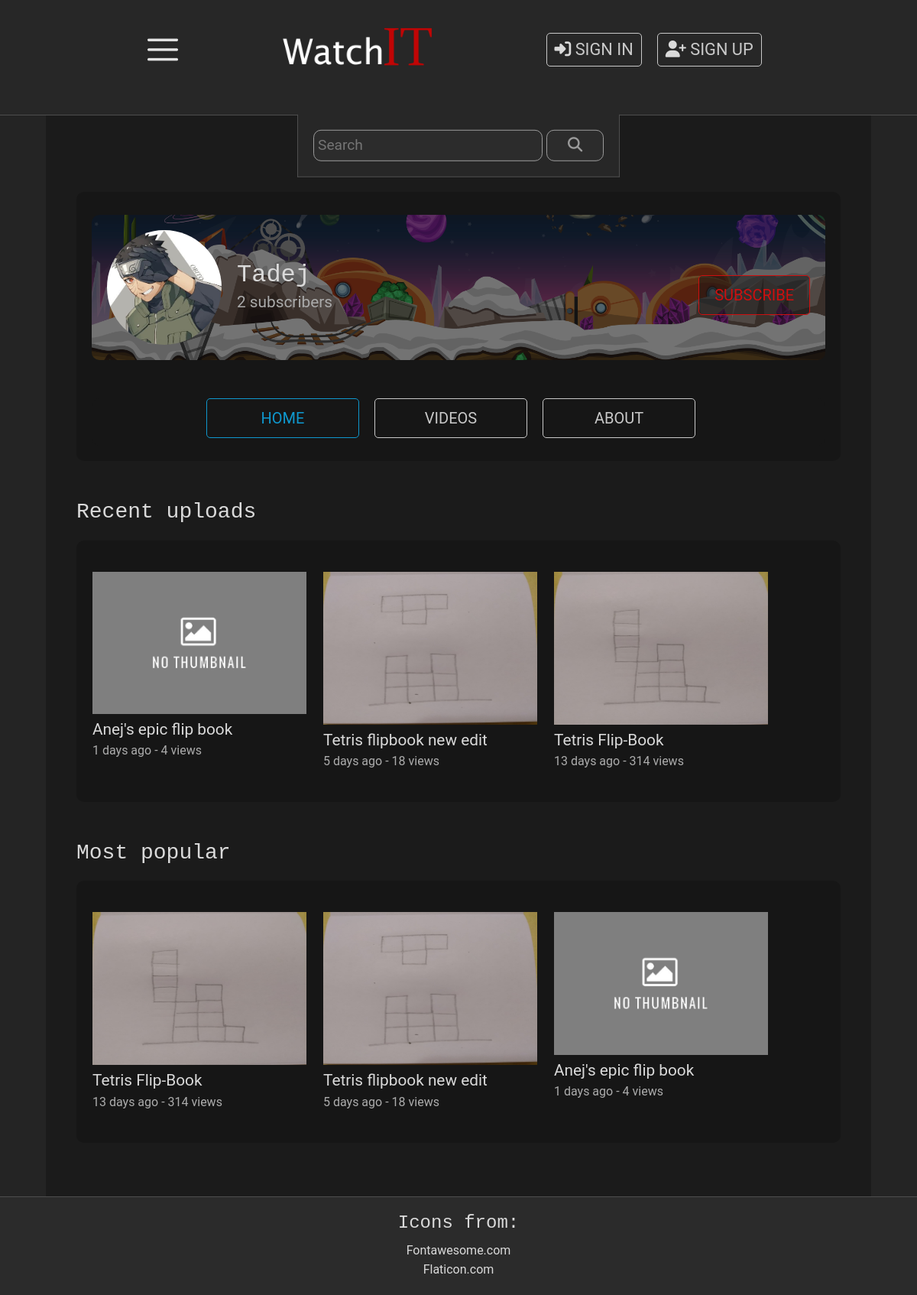
/channel.php?id=2, run on the app's committed database.
### tables this page shows
CREATE TABLE `users` (
  `id` int(11) NOT NULL,
  `username` varchar(100) NOT NULL,
  `password` varchar(255) NOT NULL,
  `email` varchar(255) NOT NULL,
  `profile_picture_url` varchar(255) DEFAULT NULL,
  `creation_date` timestamp NOT NULL DEFAULT current_timestamp()
);

CREATE TABLE `videos` (
  `id` int(11) NOT NULL,
  `video_url` char(255) NOT NULL,
  `thumbnail` varchar(255) NOT NULL,
  `title` varchar(100) NOT NULL,
  `upload_date` timestamp NOT NULL DEFAULT current_timestamp(),
  `description` text DEFAULT NULL,
  `views` int(11) NOT NULL DEFAULT 0,
  `listed` int(1) NOT NULL DEFAULT 0,
  `channel_id` int(11) NOT NULL
);

### select_channel.php (called while the page is built, shortened)
<?php
    $userID = $_GET['id'];
    $sql = "SELECT * FROM users WHERE id=?";
    $stmt = $pdo->prepare($sql);
    $stmt->execute([$userID]);
    $channeluser = $stmt->fetch();
?>

### functions.php (called while the page is built, shortened)
<?php
    function getTimeDifference($time) {
        $time = strtotime($time);
        $timeNow = time();
        $difference = $timeNow - $time;
        if ($difference < 60) {
            $output = $difference . " seconds ago";
        }
        else if ($difference < (60 * 60)) {
            $output = (int)($difference / 60) . " minutes ago";
        }
        else if ($difference < (60 * 60 * 24)) {
            $output = (int)($difference / 60 / 60) . " hours ago";
        }
        else if ($difference < (60 * 60 * 24 * 30)) {
            $output = (int)($difference / 60 / 60 / 24) . " days ago";
        }
        return $output;
    }
?>

### select_channel_videos_recent.php (the view, shortened to what this page needs)
<?php
    if (isset($_SESSION['userID']) && $_SESSION['userID'] === $channeluser['id']) {
        $yourChannel = true;
        $sql = "SELECT v.*, c.id AS channelID, u.username AS username, u.profile_picture_url AS pfp
        FROM videos v INNER JOIN channels c ON c.id=v.channel_id INNER JOIN users u ON u.id=c.user_id
        WHERE (channel_id = ?)
        ORDER BY upload_date DESC";
        $stmt = $pdo->prepare($sql);
        $stmt->execute([$channeluser['id']]);
    }
    else {
        $sql = "SELECT v.*, c.id AS channelID, u.username AS username, u.profile_picture_url AS pfp
        FROM videos v INNER JOIN channels c ON c.id=v.channel_id INNER JOIN users u ON u.id=c.user_id
        WHERE (listed = ?) AND (channel_id = ?)
        ORDER BY upload_date DESC";
        $stmt = $pdo->prepare($sql);
        $stmt->execute([1, $channeluser['id']]);
    }
    $videos = $stmt->fetchAll();
    foreach ($videos as $video) {
        $uploadedTimeDifference = getTimeDifference($video['upload_date']);
        echo
        "<div class='video-preview'>"
        . "<div class='video-preview-content'>"
            . "<div class='thumbnail-container'>"
                . "<a href='watch.php?id=" . $video['id'] . "'>";
        if (isset($video['thumbnail']) && $video['thumbnail'] != "") {
            echo "<img src='" . $video['thumbnail'] . "'>";
        }
        else {
            echo "<img src='media/images/no-thumbnail.jpg'>";
        }
        echo "</a>"
            ."</div>"
            . "<div class='video-info'>"
                . "<a href='watch.php?id=" . $video['id'] . "'>"
                . $video['title']
                . "</a>"
                . "<p>" . $uploadedTimeDifference . " - " . $video['views'] . " views</p>";
            echo "</div>"
        . "</div>"
        . "</div>";
    }
?>

### channel.php (shortened to what this page needs)
<?php
require 'connection.php';
include 'functions.php';
?>
<!DOCTYPE html>
<html lang="en">
<head>
<?php
    include 'select_channel.php';
?>
    <link rel="stylesheet" href="https://stackpath.bootstrapcdn.com/bootstrap/4.3.1/css/bootstrap.min.css">
    <link rel="stylesheet" href="css/main.css">
    <link rel="stylesheet" href="css/channel.css">
</head>
<body>
    <?php require 'header.php' ?>
    <div class="content">
        <div class="inner-content">
            <div class="top">
                <div class="bar">
                    <div class="channel-details">
                        <table>
                            <tr>
                                <td rowspan="2">
                                    <?php
                                        if (isset($channeluser['profile_picture_url'])) {
                                            echo "<img src='" . $channeluser['profile_picture_url'] . "' class='channel-pfp' alt='pfp'>";
                                        }
                                        else {
                                            echo "<img src='media/images/default-pfp.jpg' class='channel-pfp' alt='pfp'>";
                                        }
                                    ?>
                                </td>
                                <td>
                                    <h2><?php echo $channeluser['username'] ?></h2>
                                    <p class='subs-count'>
                                        <?php include 'select_channel_subscribers.php' ?>
                                    </p>
                                </td>
                            </tr>
                        </table>
                    </div>
                    <div id="sub-container">
                        <?php
                            if (isset($_SESSION['userID'])) {
                                if ($_SESSION['userID'] != $channeluser['id']) {
                                    include 'check_subscription.php';
                                    if ($subbed == true) {
                                        echo "<button class='unsub-button' id='unsub-button'>Subscribed</button>";
                                    }
                                    else {
                                        echo "<button class='sub-button' id='sub-button'>Subscribe</button>";
                                    }
                                }
                                else {
                                    echo "<a href='user.php?id=" . $_SESSION['userID'] . "'><button class='unsub-button'>Customize</button></a>";
                                }
                            }
                            else {
                                echo "<a href='login.php'>"
                                . "<button class='sub-button'>Subscribe</button>"
                                . "</a>";
                            }
                        ?>
                    </div>
                </div>
                <div class="nav">
                    <button class="tabs active" onclick="changeTab(this, 'home')">Home</button>
                    <button class="tabs" onclick="changeTab(this, 'videos')">Videos</button>
                    <button class="tabs" onclick="changeTab(this, 'about')">About</button>
                </div>
            </div>
            <div class="tabcontent" id="home">
                <h3>Recent uploads</h3>
                <div class="video-list-container" id="recent-container">
                    <div class="video-list-horizontal" id="recent-videos">
                        <?php include 'select_channel_videos_recent.php' ?>
                    </div>
                </div>
                <h3>Most popular</h3>
                <div class="video-list-container" id="popular-container">
                    <div class="video-list-horizontal" id="popular-videos">
                        <?php include 'select_channel_videos.php' ?>
                    </div>
                </div>
            </div>
                    <?php include 'select_channel_videos_recent.php' ?>
        </div>
    </div>
    <?php include 'footer.php'; ?>
</body>
</html>

### select_channel_videos.php (shortened to what this page needs)
<?php
    if (isset($_SESSION['userID']) && $_SESSION['userID'] === $channeluser['id']) {
        $yourChannel = true;
        $sql = "SELECT v.*, c.id AS channelID, u.username AS username, u.profile_picture_url AS pfp
        FROM videos v INNER JOIN channels c ON c.id=v.channel_id INNER JOIN users u ON u.id=c.user_id
        WHERE (channel_id = ?)
        ORDER BY views DESC";
        $stmt = $pdo->prepare($sql);
        $stmt->execute([$channeluser['id']]);
    }
    else {
        $sql = "SELECT v.*, c.id AS channelID, u.username AS username, u.profile_picture_url AS pfp
        FROM videos v INNER JOIN channels c ON c.id=v.channel_id INNER JOIN users u ON u.id=c.user_id
        WHERE (listed = ?) AND (channel_id = ?)
        ORDER BY views DESC";
        $stmt = $pdo->prepare($sql);
        $stmt->execute([1, $channeluser['id']]);
    }
    $videos = $stmt->fetchAll();
    foreach ($videos as $video) {
        $uploadedTimeDifference = getTimeDifference($video['upload_date']);
        echo
        "<div class='video-preview'>"
        . "<div class='video-preview-content'>"
            . "<div class='thumbnail-container'>"
                . "<a href='watch.php?id=" . $video['id'] . "'>";
        if (isset($video['thumbnail']) && $video['thumbnail'] != "") {
            echo "<img src='" . $video['thumbnail'] . "'>";
        }
        else {
            echo "<img src='media/images/no-thumbnail.jpg'>";
        }
        echo "</a>"
            ."</div>"
            . "<div class='video-info'>"
                . "<a href='watch.php?id=" . $video['id'] . "'>"
                . $video['title']
                . "</a>"
                . "<p>" . $uploadedTimeDifference . " - " . $video['views'] . " views</p>";
            echo "</div>"
        . "</div>"
        . "</div>";
    }
?>

### css/main.css (style rules this page uses)
* { margin: 0; padding: 0; color: rgb(218, 218, 218); }
body { background: rgb(36, 36, 36); font-family: "Roboto", sans-serif; }
h1, h2, h3, h4 { font-family: "Roboto Slab", monospace; }
.content { min-height: 800px; position: relative; padding: 40px; padding-top: 100px; width: 90%; max-width: 1310px; padding-bottom: 20px; margin: 0 auto 0 auto; background:rgb(27, 27, 27) }
h2 { text-align: center; margin: 30px; }
.video-preview { width: 24%; min-width: 300px; margin: 1px; padding: 10px; }
.video-preview a { font-size: 1.3em; color: inherit; }
.thumbnail-container { text-align: center; margin-bottom: 5px; }
.thumbnail-container img { width: 100%; min-height: 150px; max-height: 200px; margin-bottom: 10px; margin: auto; }

### css/channel.css (style rules this page uses)
.top { background-color: rgb(22, 22, 22); padding: 20px; margin-bottom: 50px; border-radius: 10px; }
.bar { width: 100%; margin: 10px 0; display: flex; align-items: center; justify-content: space-between; flex-wrap: wrap; }
.channel-details { display: inline; }
.channel-pfp { width: 150px; height: 150px; border-radius: 50%; margin-right: 20px; object-fit: cover; }
.channel-details h2 { margin: 0; text-align: left; }
.subs-count { text-align: left; font-size: 1.3em; margin: 0; color: rgb(170, 170, 170); }
.sub-button { padding: 10px 20px; font-size: 1.25em; font-weight: 400; margin-top: 20px; text-transform: uppercase; background-color: rgba(22, 22, 22, 0.5); border: 1px solid rgb(206, 15, 15); border-radius: 5px; color: rgb(206, 15, 15); outline: none; transition: 0.3s; }
.nav { margin-top: 50px; background-color: rgb(22, 22, 22); border-radius: 10px; justify-content: center; }
.tabs { padding: 10px 20px; margin-right: 20px; margin-bottom: 10px; width: 200px; font-size: 1.25em; font-weight: 400; text-transform: uppercase; background-color: transparent; border: 1px solid rgb(201, 201, 201); border-radius: 5px; color: rgb(201, 201, 201); outline: none; transition: 0.5s; }
.active { border: 1px solid rgb(15, 152, 206); color: rgb(15, 152, 206); }
.video-list-container { margin: 20px 0 50px 0; background-color: rgb(22, 22, 22); border-radius: 10px; overflow: hidden; position: relative; }
.video-list-horizontal { width: fit-content; padding: 10px; display: flex; margin: 20px 0; transition: 0.5s; }
.video-list-horizontal p { margin: 0; color: rgb(173, 173, 173); }
.video-list-horizontal .video-preview { min-width: 300px; }
h3 { margin-top: 20px; }

### data on the page
users: profile_picture_url (picture), username "Tadej"
videos: title "Anej's epic flip book", upload_date "1 days ago", views "4"
videos: thumbnail (picture), title "Tetris flipbook new edit", upload_date "5 days ago", views "18"
videos: thumbnail (picture), title "Tetris Flip-Book", upload_date "13 days ago", views "314"

### other printed values
$subs "2"
